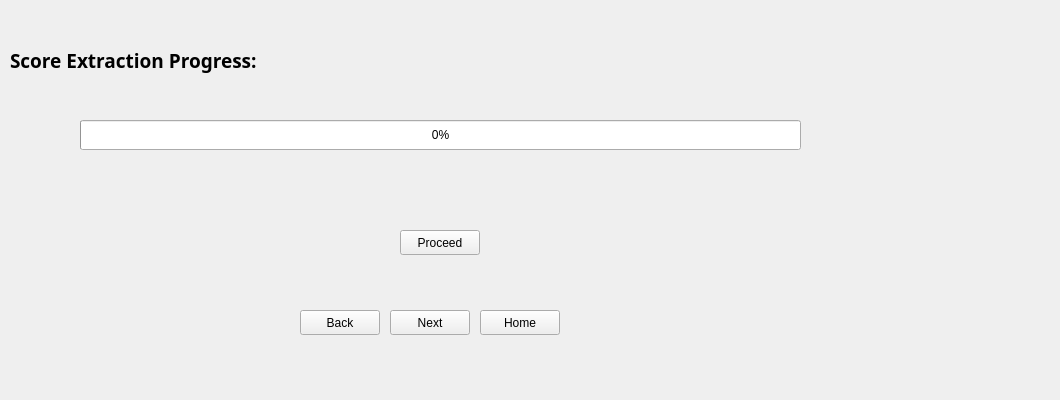
<?xml version="1.0" encoding="UTF-8"?>
<ui version="4.0">
 <class>SetSpanWin</class>
 <widget class="QMainWindow" name="SetSpanWin">
  <property name="geometry">
   <rect>
    <x>0</x>
    <y>0</y>
    <width>1060</width>
    <height>400</height>
   </rect>
  </property>
  <property name="windowTitle">
   <string>Cricket Highlight Generator</string>
  </property>
  <property name="windowIcon">
   <iconset>
    <normaloff>../cricket.png</normaloff>../cricket.png</iconset>
  </property>
  <property name="autoFillBackground">
   <bool>false</bool>
  </property>
  <property name="styleSheet">
   <string notr="true"/>
  </property>
  <widget class="QWidget" name="centralwidget">
   <widget class="QProgressBar" name="progBar">
    <property name="geometry">
     <rect>
      <x>80</x>
      <y>120</y>
      <width>721</width>
      <height>30</height>
     </rect>
    </property>
    <property name="value">
     <number>0</number>
    </property>
    <property name="alignment">
     <set>Qt::AlignCenter</set>
    </property>
    <property name="textVisible">
     <bool>true</bool>
    </property>
    <property name="textDirection">
     <enum>QProgressBar::TopToBottom</enum>
    </property>
   </widget>
   <widget class="QPushButton" name="btn_back">
    <property name="enabled">
     <bool>true</bool>
    </property>
    <property name="geometry">
     <rect>
      <x>300</x>
      <y>310</y>
      <width>80</width>
      <height>25</height>
     </rect>
    </property>
    <property name="text">
     <string>Back</string>
    </property>
   </widget>
   <widget class="QPushButton" name="btn_next">
    <property name="enabled">
     <bool>true</bool>
    </property>
    <property name="geometry">
     <rect>
      <x>390</x>
      <y>310</y>
      <width>80</width>
      <height>25</height>
     </rect>
    </property>
    <property name="text">
     <string>Next</string>
    </property>
   </widget>
   <widget class="QPushButton" name="btn_home">
    <property name="enabled">
     <bool>true</bool>
    </property>
    <property name="geometry">
     <rect>
      <x>480</x>
      <y>310</y>
      <width>80</width>
      <height>25</height>
     </rect>
    </property>
    <property name="text">
     <string>Home</string>
    </property>
   </widget>
   <widget class="QPushButton" name="btn_proceed">
    <property name="enabled">
     <bool>true</bool>
    </property>
    <property name="geometry">
     <rect>
      <x>400</x>
      <y>230</y>
      <width>80</width>
      <height>25</height>
     </rect>
    </property>
    <property name="text">
     <string>Proceed</string>
    </property>
   </widget>
   <widget class="QLabel" name="label">
    <property name="geometry">
     <rect>
      <x>10</x>
      <y>20</y>
      <width>311</width>
      <height>80</height>
     </rect>
    </property>
    <property name="font">
     <font>
      <family>Rockwell</family>
      <pointsize>14</pointsize>
      <weight>75</weight>
      <bold>true</bold>
     </font>
    </property>
    <property name="text">
     <string>Score Extraction Progress: </string>
    </property>
   </widget>
   <widget class="QLabel" name="prog_label">
    <property name="geometry">
     <rect>
      <x>80</x>
      <y>155</y>
      <width>501</width>
      <height>31</height>
     </rect>
    </property>
    <property name="font">
     <font>
      <family>Rockwell</family>
      <pointsize>9</pointsize>
      <weight>75</weight>
      <bold>true</bold>
     </font>
    </property>
    <property name="text">
     <string/>
    </property>
   </widget>
  </widget>
 </widget>
 <resources/>
 <connections/>
</ui>
